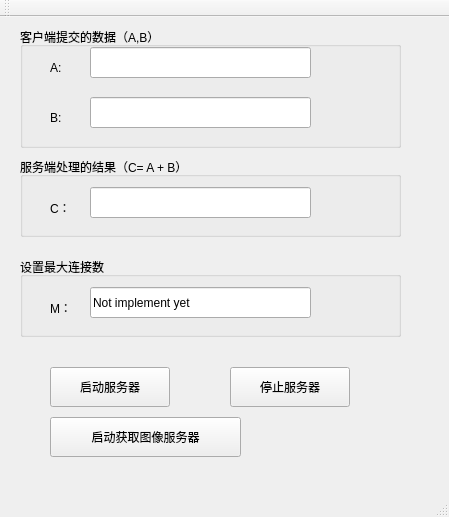
<?xml version="1.0" encoding="UTF-8"?>
<ui version="4.0">
 <class>QTGUI_TestClass</class>
 <widget class="QMainWindow" name="QTGUI_TestClass">
  <property name="geometry">
   <rect>
    <x>0</x>
    <y>0</y>
    <width>449</width>
    <height>517</height>
   </rect>
  </property>
  <property name="windowTitle">
   <string>QTGUI_Test</string>
  </property>
  <widget class="QWidget" name="centralWidget">
   <widget class="QPushButton" name="start_button">
    <property name="geometry">
     <rect>
      <x>50</x>
      <y>350</y>
      <width>120</width>
      <height>40</height>
     </rect>
    </property>
    <property name="text">
     <string>启动服务器</string>
    </property>
   </widget>
   <widget class="QGroupBox" name="groupBox">
    <property name="geometry">
     <rect>
      <x>20</x>
      <y>10</y>
      <width>381</width>
      <height>121</height>
     </rect>
    </property>
    <property name="title">
     <string>客户端提交的数据（A,B）</string>
    </property>
    <widget class="QLabel" name="label">
     <property name="geometry">
      <rect>
       <x>30</x>
       <y>30</y>
       <width>72</width>
       <height>21</height>
      </rect>
     </property>
     <property name="text">
      <string>A:</string>
     </property>
    </widget>
    <widget class="QLineEdit" name="a_text">
     <property name="geometry">
      <rect>
       <x>70</x>
       <y>20</y>
       <width>221</width>
       <height>31</height>
      </rect>
     </property>
    </widget>
    <widget class="QLabel" name="label_2">
     <property name="geometry">
      <rect>
       <x>30</x>
       <y>80</y>
       <width>72</width>
       <height>21</height>
      </rect>
     </property>
     <property name="text">
      <string>B:</string>
     </property>
    </widget>
    <widget class="QLineEdit" name="b_text">
     <property name="geometry">
      <rect>
       <x>70</x>
       <y>70</y>
       <width>221</width>
       <height>31</height>
      </rect>
     </property>
    </widget>
   </widget>
   <widget class="QGroupBox" name="groupBox_2">
    <property name="geometry">
     <rect>
      <x>20</x>
      <y>140</y>
      <width>381</width>
      <height>80</height>
     </rect>
    </property>
    <property name="title">
     <string>服务端处理的结果（C= A + B）</string>
    </property>
    <widget class="QLabel" name="label_3">
     <property name="geometry">
      <rect>
       <x>30</x>
       <y>40</y>
       <width>72</width>
       <height>21</height>
      </rect>
     </property>
     <property name="text">
      <string>C：</string>
     </property>
    </widget>
    <widget class="QLineEdit" name="c_text">
     <property name="geometry">
      <rect>
       <x>70</x>
       <y>30</y>
       <width>221</width>
       <height>31</height>
      </rect>
     </property>
     <property name="text">
      <string/>
     </property>
    </widget>
   </widget>
   <widget class="QGroupBox" name="groupBox_3">
    <property name="geometry">
     <rect>
      <x>20</x>
      <y>240</y>
      <width>381</width>
      <height>80</height>
     </rect>
    </property>
    <property name="title">
     <string>设置最大连接数</string>
    </property>
    <widget class="QLabel" name="label_4">
     <property name="geometry">
      <rect>
       <x>30</x>
       <y>40</y>
       <width>72</width>
       <height>21</height>
      </rect>
     </property>
     <property name="text">
      <string>M：</string>
     </property>
    </widget>
    <widget class="QLineEdit" name="c_text_2">
     <property name="geometry">
      <rect>
       <x>70</x>
       <y>30</y>
       <width>221</width>
       <height>31</height>
      </rect>
     </property>
     <property name="text">
      <string>Not implement yet</string>
     </property>
    </widget>
   </widget>
   <widget class="QPushButton" name="stop_button">
    <property name="geometry">
     <rect>
      <x>230</x>
      <y>350</y>
      <width>120</width>
      <height>40</height>
     </rect>
    </property>
    <property name="text">
     <string>停止服务器</string>
    </property>
   </widget>
   <widget class="QPushButton" name="start_receive_image_button">
    <property name="geometry">
     <rect>
      <x>50</x>
      <y>400</y>
      <width>191</width>
      <height>40</height>
     </rect>
    </property>
    <property name="text">
     <string>启动获取图像服务器</string>
    </property>
   </widget>
   <zorder>groupBox</zorder>
   <zorder>start_button</zorder>
   <zorder>groupBox_2</zorder>
   <zorder>groupBox_3</zorder>
   <zorder>stop_button</zorder>
   <zorder>start_receive_image_button</zorder>
  </widget>
  <widget class="QMenuBar" name="menuBar">
   <property name="geometry">
    <rect>
     <x>0</x>
     <y>0</y>
     <width>449</width>
     <height>26</height>
    </rect>
   </property>
  </widget>
  <widget class="QToolBar" name="mainToolBar">
   <attribute name="toolBarArea">
    <enum>TopToolBarArea</enum>
   </attribute>
   <attribute name="toolBarBreak">
    <bool>false</bool>
   </attribute>
  </widget>
  <widget class="QStatusBar" name="statusBar"/>
 </widget>
 <layoutdefault spacing="6" margin="11"/>
 <resources>
  <include location="qtgui_test.qrc"/>
 </resources>
 <connections/>
</ui>
